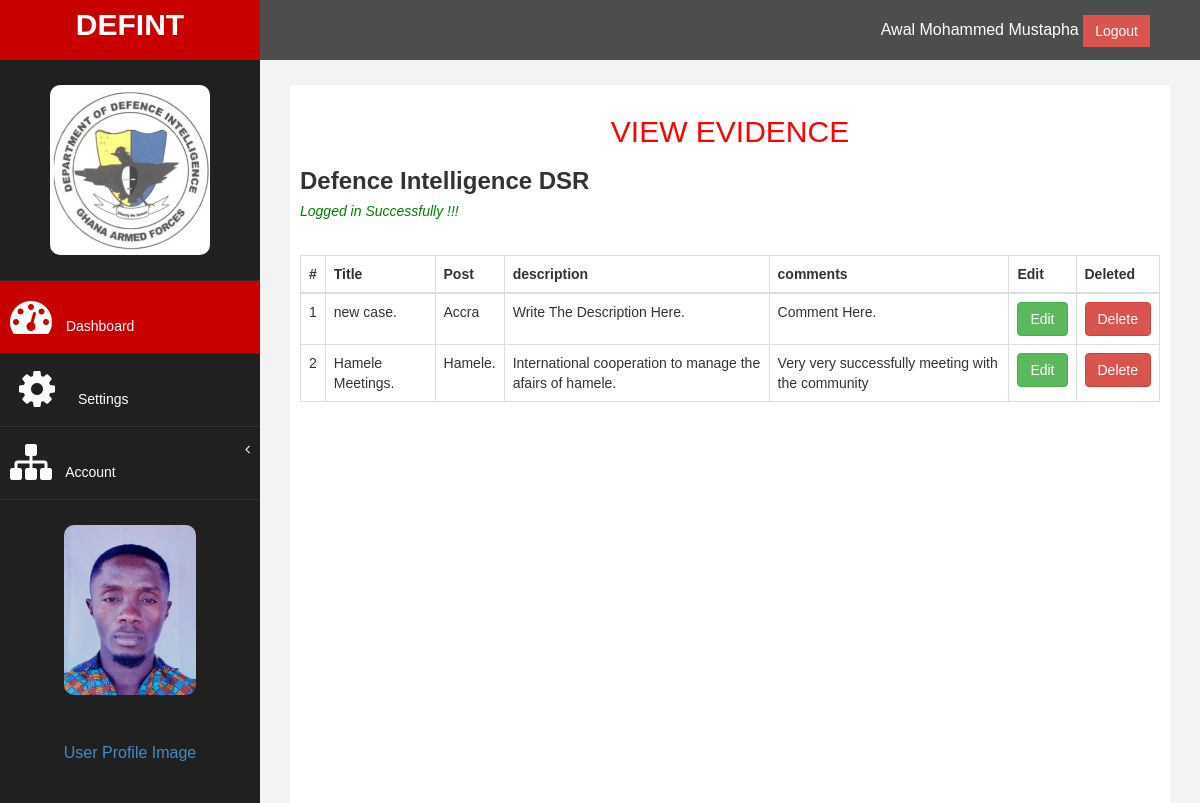
Screenshot of /viewProof.php (signed in) with the database file from the repository.
### tables this page shows
CREATE TABLE `users` (
  `id` int(11) NOT NULL,
  `fName` varchar(50) NOT NULL,
  `lName` varchar(50) NOT NULL,
  `otherName` varchar(50) NOT NULL,
  `email` varchar(50) NOT NULL,
  `nia` varchar(50) NOT NULL,
  `regimentalNo` varchar(50) NOT NULL,
  `number` varchar(50) NOT NULL,
  `password` varchar(250) NOT NULL,
  `gender` varchar(5) NOT NULL,
  `region` varchar(50) NOT NULL,
  `subDivision` varchar(50) NOT NULL,
  `rank` varchar(50) NOT NULL,
  `profile_img` varchar(64) NOT NULL,
  `created_at` datetime NOT NULL,
  `about` longtext NOT NULL
);

CREATE TABLE `proof` (
  `id` int(11) NOT NULL,
  `title` varchar(50) NOT NULL,
  `post` varchar(50) NOT NULL,
  `file_url` varchar(50) NOT NULL,
  `description` varchar(250) NOT NULL,
  `comment` varchar(250) NOT NULL,
  `email` varchar(50) NOT NULL,
  `created_at` date NOT NULL DEFAULT current_timestamp()
);

### config/DatabaseConnection.php (called while the page is built, shortened)
<?php
class DatabaseConnection
{
    public function __construct()
    {
      $conn=new mysqli(BD_HOST,BD_USER,BD_PASSWORD,BD_DATABASE);
        return $this->conn=$conn;
     }
}
?>

### controllers/AuthenticationController.php (called while the page is built, shortened)
<?php
class AuthenticationController
{
    public function __construct()
    {
        $db=new DatabaseConnection;
        $this->conn=$db->conn;
    }
public function AuthUserDetail()
{
    $checkAuth=$this->checkIsLoggedIn();
    if($checkAuth){
    $user_id= $_SESSION['auth_user']['user_id'];
    $getUserData=" SELECT * FROM users WHERE id='$user_id' LIMIT 1";
    $result=$this->conn->query($getUserData);
     if($result->num_rows > 0){
       $data=$result->fetch_assoc();
       return $data;
     } else{
        redirect("<h4>Something Went wong </h4>","login.php");
     }
    }else{
        return false;
    }
}
private function checkIsLoggedIn()
{
  if(!isset($_SESSION['authenticated'])){
redirect("<h4 style='color:red;' >Login to Access the page</h4>","login.php");
   return false;
  } else{
return true;
  }
}
}
?>

### controllers/ProofController.php (called while the page is built, shortened)
<?php
class ProofController
{
    public function __construct()
    {
        $db=new DatabaseConnection;
        $this->conn=$db->conn;
    }
    public function index($email)
    {
        $email=validateInput($this->conn,$email);
        $proofQry="SELECT * FROM proof WHERE email='$email' order by id desc";
        $result=$this->conn->query($proofQry);
        if($result->num_rows > 0)
        {
            return $result;
        } else
        {
            return false;
        }
    }
}
?>

### config/app.php (called while the page is built, shortened)
<?php
include_once('DatabaseConnection.php');
function validateInput($dbcon,$input)
{
   return  mysqli_real_escape_string($dbcon,$input);
}
?>

### viewProof.php (the view, shortened to what this page needs)
<?php
include_once('controllers/ProofController.php');
include('include/header.php')
?>
<?php
include('include/sidebar.php')
?>
    <div id="page-wrapper" >
    <div id="page-inner">
    <div class="row">
    <div class="col-md-12">
        <div>
            <div>
                <h2 style="margin:20px; font-family: sans-serif; text-align:center; text-transform: uppercase;">View Evidence</h2>
            </div>
        <h3><strong>Defence Intelligence DSR</strong></h3>
        </div>
        <h5 > <i style="color:green; font:200"><?php  include('include/message.php'); ?></i></h5>
        <div class="card">
            <div class="card-header">
                <h5 style="color:white ;">View Evidence</h5>
            </div>
            <div class="card-body">
                <div class="table-responsive">
                    <table class="table table-striped table-bordered" width="100%" cellspacing="0">
                        <thead>
                        <tr>
                            <th>#</th>
                            <th>Title</th>
                            <th>Post</th>
                            <th>description</th>
                            <th>comments</th>
                            <th>Edit</th>
                            <th>Deleted</th>
                        </tr>
                        </thead>
                        <tbody>
                        <?php
                        $i=1;
                        $proof=new ProofController;
                        $email = $data['email'];
                        $result=$proof->Index($email);
                        if($result)
                        {
                            foreach($result as $row )
                            {
                                ?>
                                <tr>
                                <tr>
                                    <td><?= $i++; ?></td>
                                    <td><?= $row['title'] ?></td>
                                    <td><?= $row['post'] ?></td>
                                    <td><?= $row['description'] ?></td>
                                    <td><?= $row['comment'] ?></td>
                                    <td>
                                        <a href="editProof.php?id=<?= $row['id'] ?>" class="btn btn-success">Edit</a></td>
                                    <td>
                                        <form action="codes/proof_code.php" method="POST">
                                            <button type="submit" name="delete_proof" value="<?= $row['id'] ?>" class="btn btn-danger">Delete</button>
                                        </form>
                                    </td>
                                </tr>
                                <?php
                            }
                        } else
                        {
                            echo " No Records Found ";
                        }
                        ?>
                        </tbody>
                    </table>
                </div>
            </div>
        </div>
    </div>
<?php
include('include/footer.php')
?>

### include/sidebar.php (shortened to what this page needs)
<?php
include('config/app.php');
include_once('controllers/AuthenticationController.php');
$authenticated=new AuthenticationController;
$data = $authenticated->authUserDetail();
?>
<body>
    <div id="wrapper">
        <nav class="navbar navbar-default navbar-cls-top " role="navigation" style="margin-bottom: 0">
            <div class="navbar-header">
                <a class="navbar-brand" href="home.php">DEFINT</a>
            </div>
  <div style="color: white;
padding: 15px 50px 5px 50px;
float: right;
font-size: 16px;"> <form action="" method="POST">
                        <?= $_SESSION['auth_user']['user_fname']." ".$_SESSION['auth_user']['user_lname']." "; ?>     <button type="submit" class="btn btn-danger square-btn-adjust" name="logout">Logout</button>
                        </form>  </div>
</nav>
                <nav class="navbar-default navbar-side" role="navigation">
            <div class="sidebar-collapse">
                <ul class="nav" id="main-menu">
				<li class="text-center">
                    <img src="image/logo.jpeg" class="user-image img-responsive"/>
					</li>
                    <li>
                        <a class="active-menu"  href="home.php"><i class="fa fa-dashboard fa-3x"></i> Dashboard</a>
                    </li>
                    <li>
                        <a  href="settings.php"><i class="fa fa-cog fa-spin fa-3x fa-fw"></i> Settings</a>
                    </li>
                   <li>
                        <a href="#"><i class="fa fa-sitemap fa-3x"></i> Account<span class="fa arrow"></span></a>
                      </li>
                </ul>
            </div>
            <div>
            <?php
                $image=$data['profile_img'];
                if(empty($image))
                {
                   ?>
                  <img src="https://bootdey.com/img/Content/avatar/avatar7.png" alt="..." class="user-image img-responsive">
                <?php
                    }
                    else
                    {
                        ?>
                        <img src="files/<?=$data['profile_img'] ?>" alt="..." class="user-image img-responsive"/>
                        <?php
                    }
                ?>
            <p style="color:white; text-align:center;"><a href="viewProfile.php"> User Profile Image</a></p>
            </div>
        </nav>

### assets/css/custom.css (style rules this page uses)
body { font-family: 'Open Sans', sans-serif; }
#wrapper { width: 100%; background:#202020; }
#page-wrapper { padding: 15px 15px; min-height: 600px; background:#F3F3F3; }
#page-inner { width:100%; margin:10px 20px 10px 0px; background-color:#fff!important; padding:10px; min-height:1200px; }
.text-center { text-align:center; }
h2 { color: #f00; }
.square-btn-adjust { border: 0px solid transparent; -webkit-border-radius: 0px; -moz-border-radius: 0px; border-radius: 0px; }
p { font-size:16px; line-height:25px; padding-top:20px; }
.user-image { margin: 25px auto; -webkit-border-radius: 10px; -moz-border-radius: 10px; border-radius: 10px; max-height:170px; max-width:170px; }
.navbar-cls-top .navbar-brand { color: #fff; background: #C90000; width: 260px; text-align: center; height: 60px; font-size: 30px; font-weight: 700; }
.active-menu { background-color:#C90000!important; }
.arrow { float: right; }
.fa.arrow:before { content: "\f104"; }
.sidebar-collapse , .sidebar-collapse .nav { background:none; }
.sidebar-collapse .nav { padding:0; }
.sidebar-collapse .nav > li > a { color:#fff; background:#202020; text-shadow:none; }
.sidebar-collapse > .nav > li > a { padding:15px 10px; }
.sidebar-collapse > .nav > li { border-bottom: 1px solid rgba(107, 108, 109, 0.19); }
.navbar-side { border:none; background-color: #202020; }
.navbar-cls-top { background:#4D4D4D; border-bottom:none; }
.navbar-default { border:0px solid black; }
.navbar-header { background: #A70303; }
.nav > li > a > i { margin-right:10px; }
@media (min-width:768px) { #page-wrapper { margin: 0 0 0 260px; padding: 15px 30px; min-height: 1200px; } }
@media (min-width:768px) { .navbar-side { z-index: 1; position: absolute; width: 260px; } }
@media (min-width:768px) { .navbar { border-radius: 0px; } }

### viewProof.php (style rules this page uses)
body { font-family: sans-serif; }

### rows the page displays
users: profile_img (picture)
proof: title "new case.", post "Accra", description "Write The Description Here.", comment "Comment Here.", $row['id'] 8 (drawn)
proof: title "Hamele Meetings.", post "Hamele.", description "International cooperation to manage the afairs of hamele.", comment "Very very successfully meeting with the community", $row['id'] 6 (drawn)

### other values shown
$_SESSION['auth_user']['user_fname'] "Awal"
$_SESSION['auth_user']['user_lname'] "Mohammed Mustapha"
$_SESSION['message'] "Logged in Successfully !!!"
